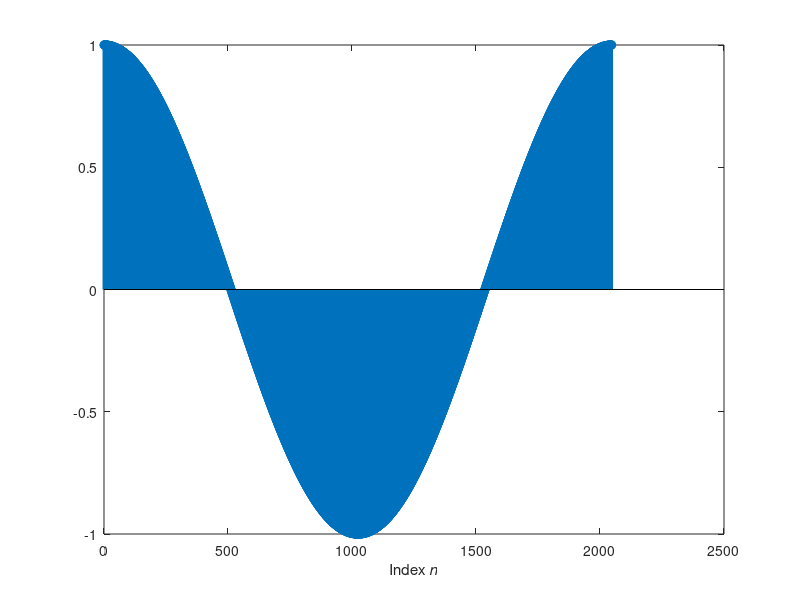

The MATLAB script that drew this image: (Note: this script raises an error after producing the figure.)
clear all
close all
clc

%% calculated DFT using different algorithms
% define parameters
f_0 = 1;
N = 2048;
number_periodes = 1;
sampl_freq = N/number_periodes;

n = 0:N-1;

% generate and plot y
y = cos(2*pi*f_0.*n/sampl_freq);

figure
stem(n, y, 'LineWidth', 2)
xlabel('Index {\itn}')

% calculate dfts using different algorithms
% dft_msmp
tic
dft = dftMSMP(y);
dft_time = toc;
% fft_msmp
tic
ft = fftMSMP(y);
ft_time = toc;
% build-in fft
% tic
% ft_ML = fft(y);
% ft_ML_time = toc;

% plot results from different algorithms
figure
hold all
stem(abs(dft), 'LineWidth', 2)
stem(abs(ft), 'LineWidth', 2)
% stem(abs(ft_ML), 'LineWidth', 2)
legend('DFT MSMP', 'FFT MSMP')
xlabel('Index {\itk}')

disp(['Time for DFT: ', num2str(dft_time), 's'])
disp(['Time for FFT: ', num2str(ft_time), 's'])
%% calculate dft for different length of y

for N = 1:15
    n = 0:2^N-1;

    y = cos(2*pi*f_0.*n/sampl_freq);
    
    % dft
    tic
    [dft] = dftMSMP(y);
    dft_time(N) = toc;
    % fft
    tic
    ft = fftMSMP(y);
    ft_time(N) = toc;
    % build in dft
    tic
    ft_ML = fft(y);
    ft_ML_time(N) = toc;
    
    idealDFT(N) = (2^N)^2;
    idealFFT(N) = (2^N)*N;
end

% plot computing time
figure
hold all
plot(2.^(1:N), dft_time, 'b', 'LineWidth', 2)
plot(2.^(1:N), ft_time, 'r', 'LineWidth', 2)
xlabel('Laufzeit {\itt}_{comp}')
legend('DFT', 'FFT')
figure
hold all
plot(2.^(1:N), idealDFT, 'b--', 'LineWidth', 2)
plot(2.^(1:N), idealFFT, 'r--', 'LineWidth', 2)
xlabel('Laufzeit {\itt}_{comp}')
legend('DFT ideal', 'FFT ideal')

figure
plot(2.^(1:N), ft_ML_time)
xlabel('Laufzeit {\itt}_{run}')
title('Matlab FFT')


    